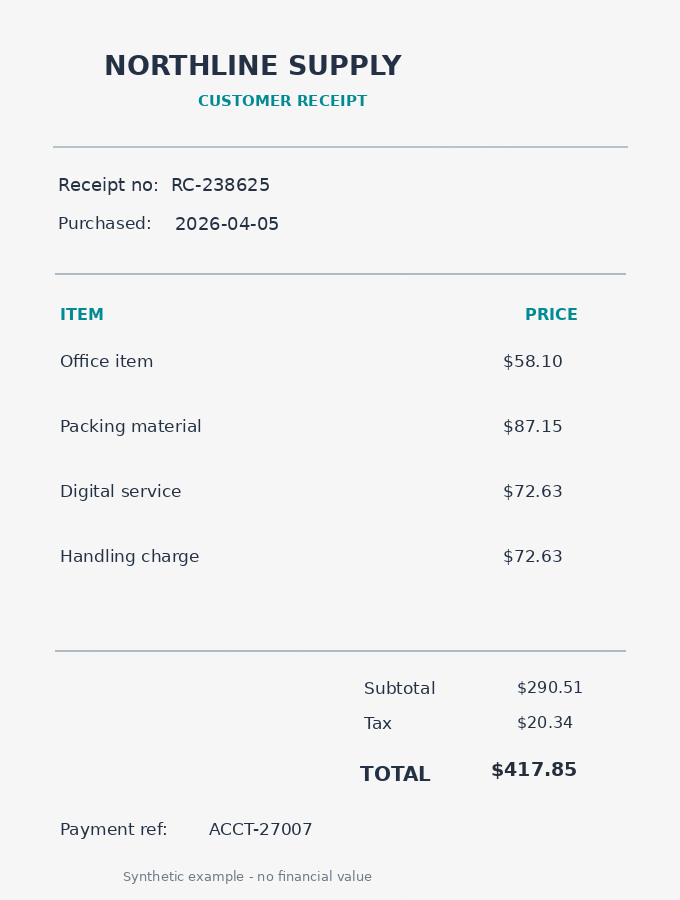
#> input picture data/images/doc_0000.jpg, 680 x 900 px
$ python -i features.py   (imports and definitions only)
#> lines starting #> are read from the running program, lines starting #| are printed output that depends on the picture
"""Deterministic visual edit-seam features (no metadata and no ground truth).

This detector is intentionally specialized for visible replacement patches in
synthetic, template-like documents. These features are NOT fraud probabilities.
"""
from dataclasses import dataclass
from pathlib import Path
from PIL import Image

FEATURE_NAMES = ['horizontal_peak', 'horizontal_top5', 'horizontal_above25',
                 'vertical_peak', 'vertical_top5', 'vertical_above16',
                 'horizontal_run', 'vertical_run']

@dataclass
class Evidence:
    features: list[float]
    suspicious_region: tuple[int,int,int,int] | None
    description: str


def _longest_run(matches):
    cur = best = 0
    for hit in matches:
        cur = (cur+1) if hit else 0
        best = max(best,cur)
    return best


def extract(image_or_path):
#> called with image_or_path = '../data/images/doc_0000.jpg'
    if isinstance(image_or_path, (str, Path)):
        with Image.open(image_or_path) as source:
#> source is the input picture: PIL image 680x900 RGB; mean R, G, B 241.8, 242.4, 242.8
            image = source.convert('L')
    else:
        image = image_or_path.convert('L')
    original_width, original_height = image.size
#> original_width = 680; original_height = 900
    im = image.resize((340,450), Image.Resampling.BILINEAR)
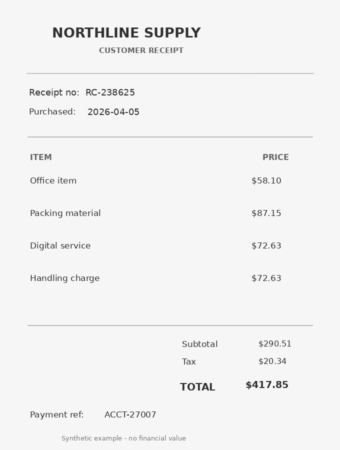
#> im: PIL image 340x450 L; min 46, max 247, mean 242.3
    px=im.load()
    # Paper brightness discontinuity only, excluding dark text / table rules.
    xlo,xhi=60,320; ylo,yhi=66,435
    rows=[]; cols=[]
    for y in range(ylo, yhi):
        flags=[]
        for x in range(xlo,xhi):
            a=px[x,y]; b=px[x,y-1]
            flags.append(a>211 and b>211 and abs(a-b)>=5)
        rows.append((sum(flags),_longest_run(flags),y))
#> after the loop, rows = 369 items, first 6: (0, 0, 66), (0, 0, 67), (0, 0, 68), (0, 0, 69), (0, 0, 70), (0, 0, 71)
    for x in range(xlo,xhi):
        flags=[]
        for y in range(ylo,yhi):
            a=px[x,y]; b=px[x-1,y]
            flags.append(a>211 and b>211 and abs(a-b)>=5)
        cols.append((sum(flags),_longest_run(flags),x))
#> after the loop, cols = 260 items, first 6: (11, 2, 60), (10, 3, 61), (9, 2, 62), (10, 2, 63), (6, 1, 64), (14, 6, 65)
    # Native table separators often span the entire page; exclude these from
    # patch seam detection rather than treating them as edits.
    candidate_rows=[row for row in rows if row[0]<195]
#> candidate_rows = 363 items, first 6: (0, 0, 66), (0, 0, 67), (0, 0, 68), (0, 0, 69), (0, 0, 70), (0, 0, 71)
    sorted_h=sorted(candidate_rows,reverse=True)
#> sorted_h = 363 items, first 6: (39, 7, 217), (36, 7, 282), (30, 4, 88), (28, 8, 382), (27, 8, 348), (27, 5, 116)
    sorted_v=sorted(cols,reverse=True)
#> sorted_v = 260 items, first 6: (24, 3, 268), (20, 6, 275), (20, 4, 263), (19, 6, 262), (19, 5, 264), (18, 2, 277)
    feats=[sorted_h[0][0]/100, sum(x[0] for x in sorted_h[:5])/500,
           sum(x[0]>=25 for x in candidate_rows)/10,
           sorted_v[0][0]/100, sum(x[0] for x in sorted_v[:5])/500,
           sum(x[0]>=16 for x in cols)/10,
           max(x[1] for x in candidate_rows)/100, max(x[1] for x in cols)/100]
#> feats = [0.39, 0.32, 0.8, 0.24, 0.204, 0.9, 0.08, 0.07]
    # Estimate a diagnostic rectangle from two nearly-aligned vertical seams.
    # No label or stored ground-truth edit coordinate is consulted.
    vertical_runs=[]
    for _, _, x in cols:
        cur=best=0; end_y=ylo
        for y in range(ylo,yhi):
            a=px[x,y]; b=px[x-1,y]
            hit=a>211 and b>211 and abs(a-b)>=5
            cur=cur+1 if hit else 0
            if cur>best:best=cur;end_y=y
        vertical_runs.append((best,x,end_y-best+1,end_y))
#> after the loop, vertical_runs = 260 items, first 6: (2, 60, 213, 214), (3, 61, 415, 417), (2, 62, 92, 93), (2, 63, 216, 217), (1, 64, 109, 109), (6, 65, 90, 95)
    largest=max(run[0] for run in vertical_runs)
#> largest = 7
    region=None
    if largest>=12:
        primary=max(vertical_runs,key=lambda item:item[0])
        nearby=[r for r in vertical_runs if r[0]>=largest-2 and
                abs(r[2]-primary[2])<=5 and abs(r[3]-primary[3])<=5]
        x1=max(0,min(r[1] for r in nearby)-5)
        x2=min(339,max(r[1] for r in nearby)+5)
        y1=max(0,min(r[2] for r in nearby)-4)
        y2=min(449,max(r[3] for r in nearby)+4)
        region=(round(x1*original_width/340),round(y1*original_height/450),
                round(x2*original_width/340),round(y2*original_height/450))
    description=(f'Largest non-divider horizontal paper-edge response: {sorted_h[0][0]} pixels; '
                 f'largest vertical response: {sorted_v[0][0]} pixels. '
                 'Highlight is a diagnostic hot-zone, not proof of manipulation.')
    return Evidence(feats, region, description)

>>> result = extract('../data/images/doc_0000.jpg')

$ run again, on data/images/doc_0005.jpg
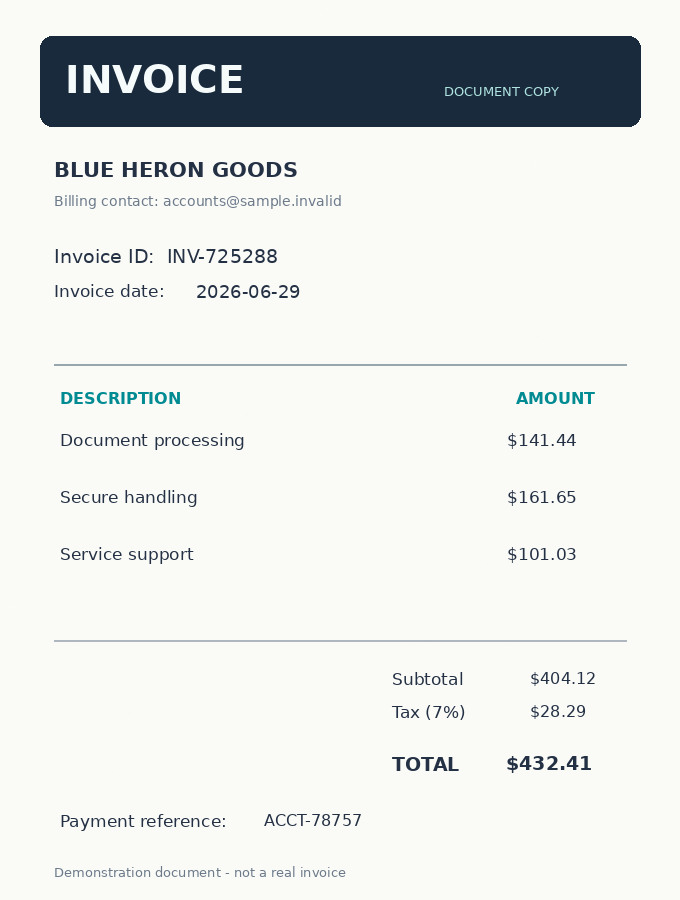
#> input picture data/images/doc_0005.jpg, 680 x 900 px
#> in extract, source is the input picture: PIL image 680x900 RGB; mean R, G, B 227, 229.8, 227.3
#> in extract, `image = source.convert('L')`:
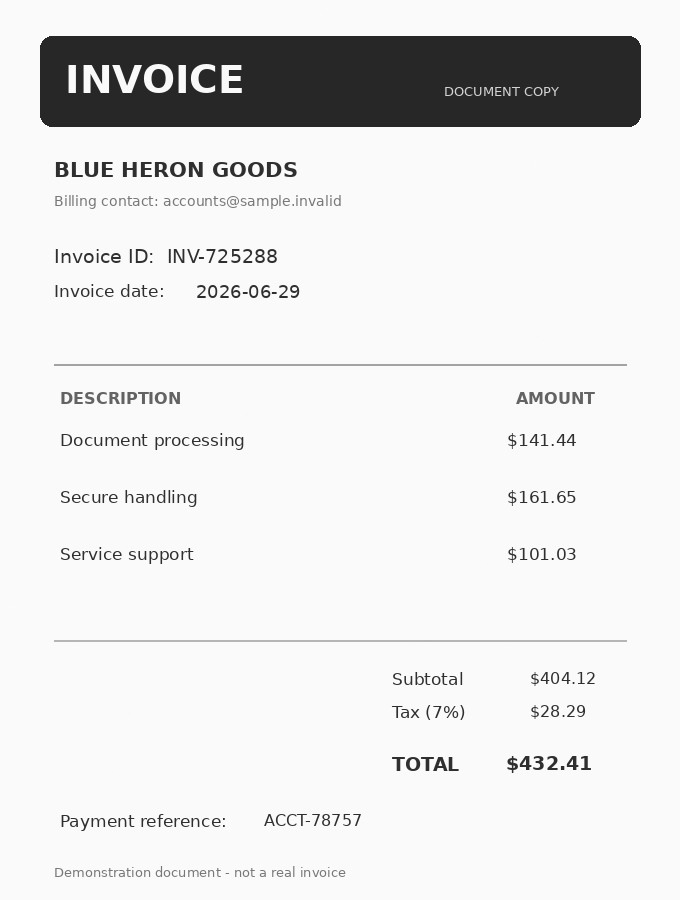
#> image: PIL image 680x900 L; min 26, max 255, mean 228.6
#> in extract, `im = image.resize((340,450), Image.Resampling.BILINEAR)`:
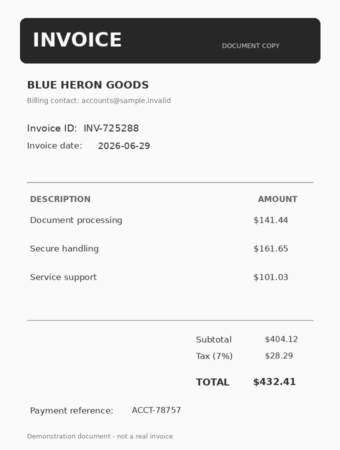
#> im: PIL image 340x450 L; min 38, max 251, mean 228.6
#> after the loop in extract, `for y in range(ylo, yhi):`: rows = 369 items, first 6: (0, 0, 66), (0, 0, 67), (0, 0, 68), (0, 0, 69), (0, 0, 70), (0, 0, 71)
#> after the loop in extract, `for x in range(xlo,xhi):`: cols = 260 items, first 6: (11, 2, 60), (18, 3, 61), (12, 1, 62), (7, 1, 63), (20, 8, 64), (15, 3, 65)
#> candidate_rows = 365 items, first 6: (0, 0, 66), (0, 0, 67), (0, 0, 68), (0, 0, 69), (0, 0, 70), (0, 0, 71)
#> sorted_h = 365 items, first 6: (70, 6, 104), (63, 5, 434), (60, 6, 98), (52, 6, 80), (51, 5, 224), (50, 8, 195)
#> sorted_v = 260 items, first 6: (27, 6, 274), (21, 5, 70), (20, 8, 67), (20, 8, 64), (19, 4, 270), (18, 4, 77)
#> feats = [0.7, 0.592, 1.9, 0.27, 0.214, 1.2, 0.09, 0.08]
#> after the loop in extract, `for _, _, x in cols:`: vertical_runs = 260 items, first 6: (2, 60, 248, 249), (3, 61, 411, 413), (1, 62, 80, 80), (1, 63, 80, 80), (8, 64, 124, 131), (3, 65, 81, 83)
#> largest = 8
